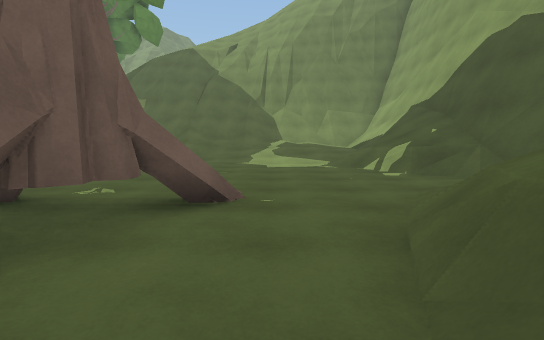
[1] (above)

20 first-person views from a walk through a scene from a Unity 3-D project. The camera is 1.3 m above the floor, tilts 6° down and sees 85° across. The floor is counted in squares, 2 m on a side. Each view is taken from the middle of a square. On the plan, view 1 faces up. The plan holds only what a view shows up to about 9 squares ahead; the rest is blank. The place goes on beyond the plan.

[2]
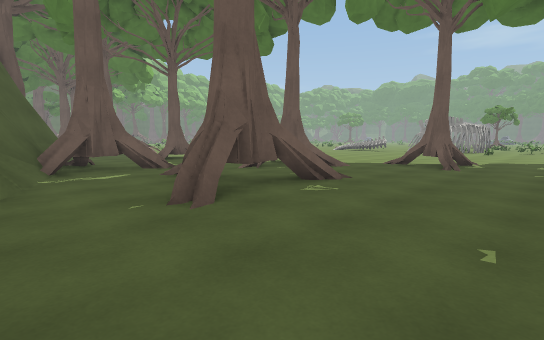

[3]
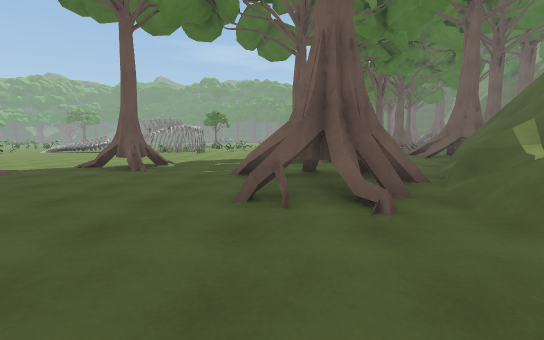

[4]
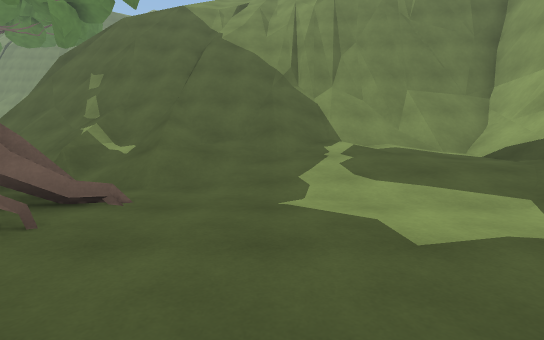

[5]
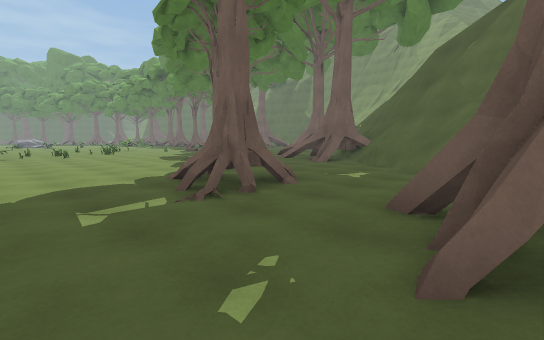

[6]
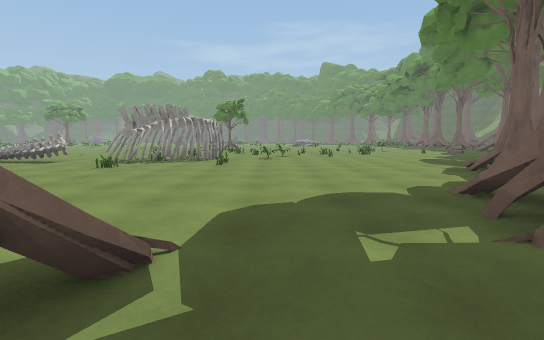

[7]
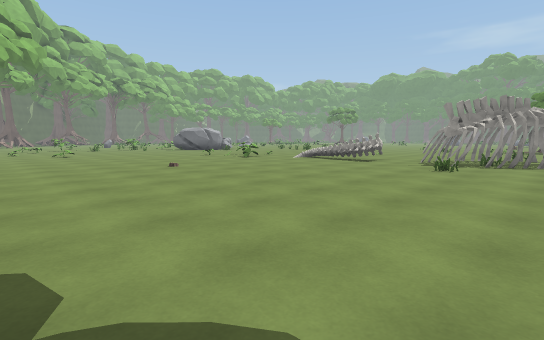

[8]
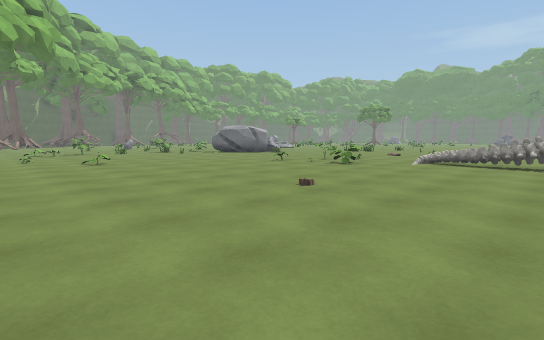

[9]
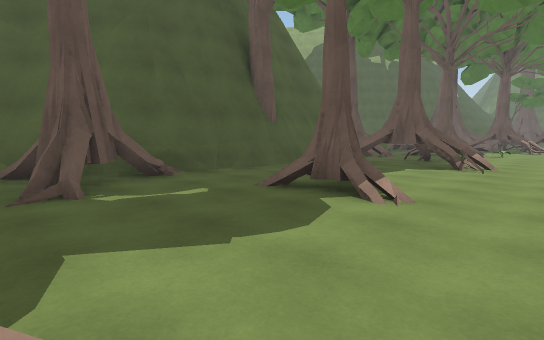

[10]
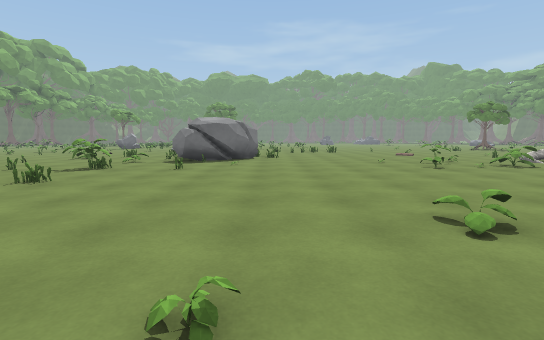

[11]
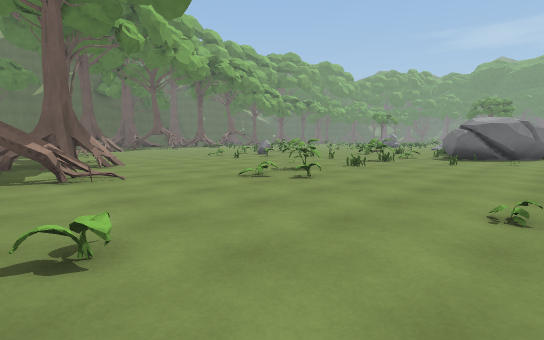

[12]
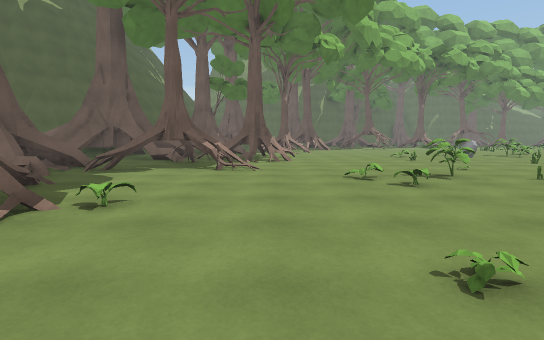

[13]
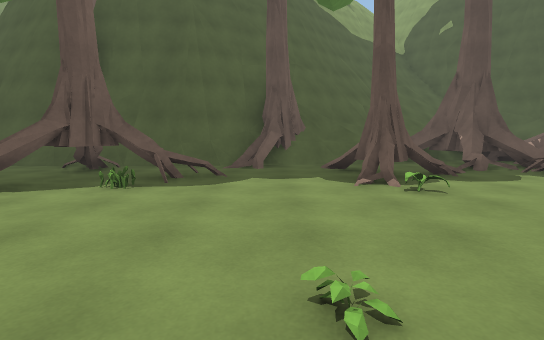

[14]
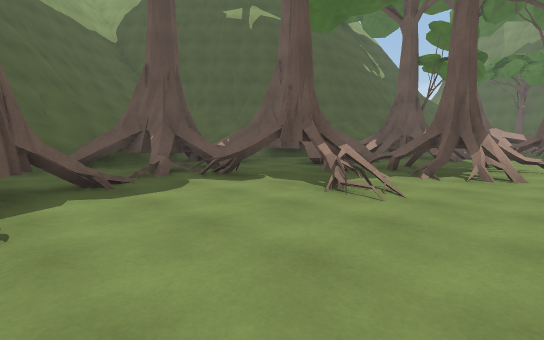

[15]
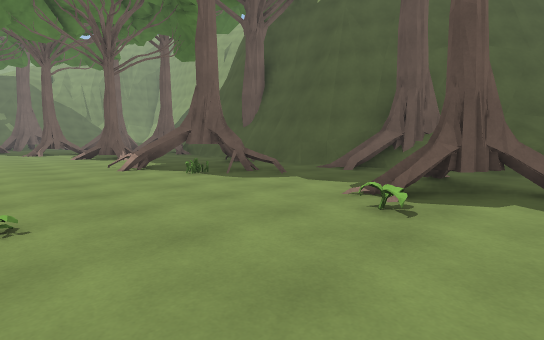

[16]
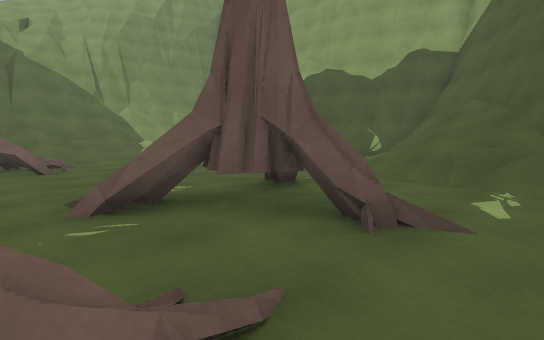

[17]
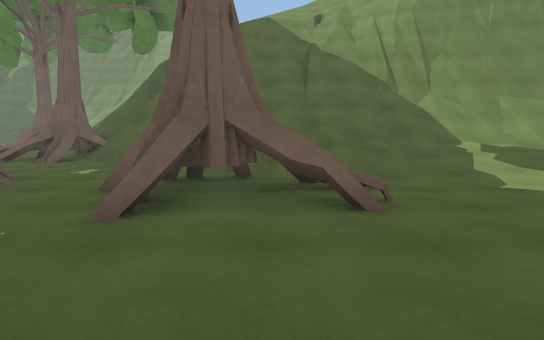

[18]
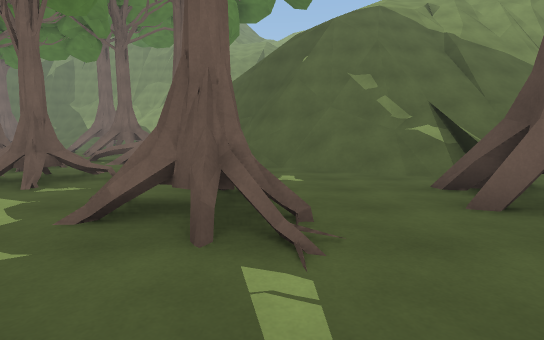

[19]
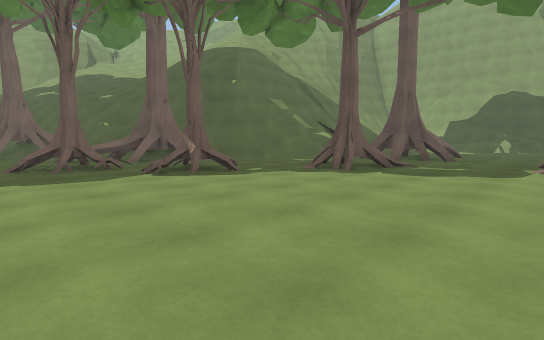

[20]
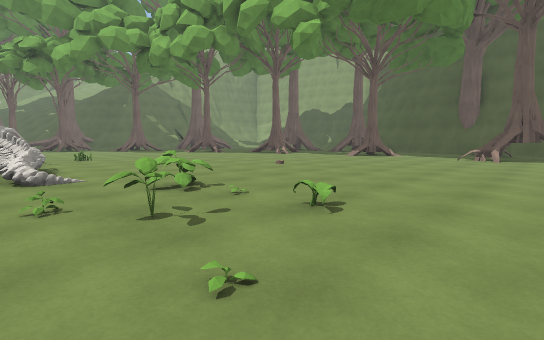

### Floor plan
Key: @ floor where view 1 was taken; # wall or solid block; . main floor; : floor 0.75 m higher than the main floor; / step, stairs or slope; = window, fence, low wall or low ledge; ^ raised ledge; T thing the floor can be seen under or through; R tree; B boulder; O other object.
Columns run from 15 left of view 1 to 6 right of it. Each row starts with its distance up from view 1.
 14  .=## ## = ////=^^
 13 ...=#####^////=^^^##^
 12 .RR....///#//////#/##
 11 .RR.....///////////#
 10 ...RR.....///:/:::/#
  9 ...R.....##./...::/#^
  8 ......RR.###=....//#^
  7 .......R..##=....//#
  6 ................../#
  5 ................../#
  4 ........RR.........##
  3 #.......R...TTT..///##
  2 #.........=..T..=//##
  1 ##=.......##.T..=/#^
  0 #.........#....@##^
 -1 .O...........####^
 -2 OO............##
 -3 O..........RR..#
 -4 ...........R...#
 -5 ..=...........##
 -6 .=............##
 -7 .=.........#.##
 -8 ...........##.##
 -9 ...........=#.##
-10 ............=.=# #
-11 ..............## #
-12 B..........#.=## #
-13 BB..........##   #^
-14 B...........##   #^^
-15 .....=#......=# ##=##
-16 ..........R.RR###
-17 ..........RRR###
-18 ...........RR.=#
-19   .=.=...##==###

Positions as (right, up) in squares from view 1, and headings:
1: (0, 0), facing up
2: (1, 6), facing down-left
3: (0, 7), facing left
4: (-1, 5), facing up
5: (-5, 5), facing up-left
6: (-6, 5), facing left
7: (-6, 3), facing down-left
8: (-6, -1), facing down-left
9: (-6, 0), facing down-right
10: (-6, -11), facing left
11: (-4, -11), facing down-left
12: (-6, -10), facing down
13: (-8, -11), facing right
14: (-7, -13), facing down-right
15: (-7, -14), facing up-right
16: (-4, 0), facing up-right
17: (-4, 4), facing up
18: (-8, 5), facing up
19: (-15, 4), facing up-right
20: (-15, -9), facing up-right
